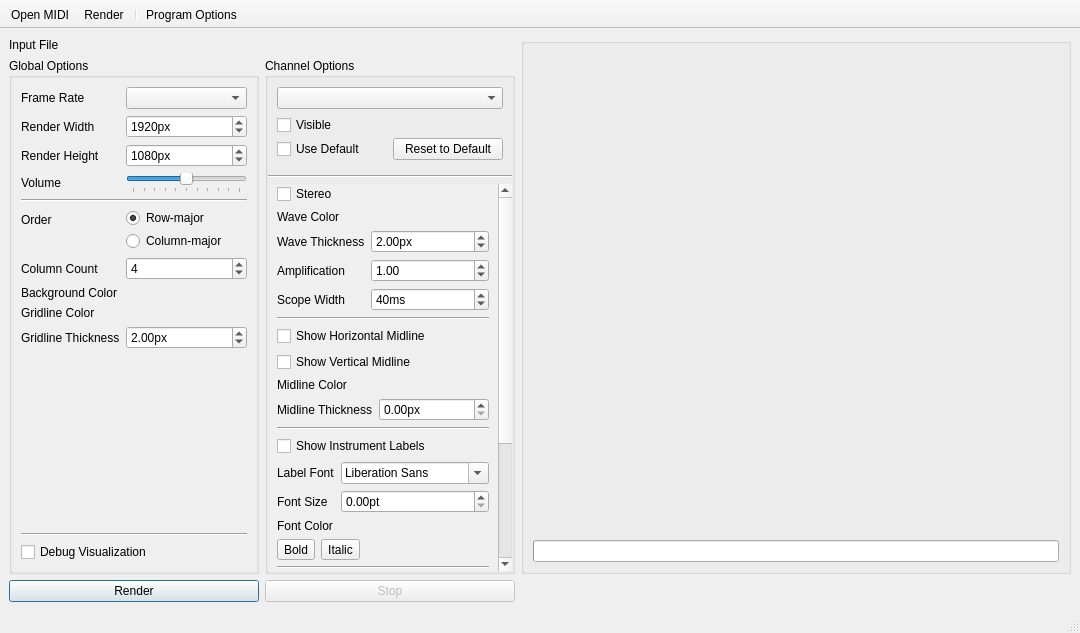
<?xml version="1.0" encoding="UTF-8"?>
<ui version="4.0">
 <class>MainWindow</class>
 <widget class="QMainWindow" name="MainWindow">
  <property name="geometry">
   <rect>
    <x>0</x>
    <y>0</y>
    <width>1080</width>
    <height>633</height>
   </rect>
  </property>
  <property name="windowTitle">
   <string>Osmium</string>
  </property>
  <property name="styleSheet">
   <string notr="true"/>
  </property>
  <widget class="QWidget" name="centralwidget">
   <layout class="QGridLayout" name="gridLayout">
    <item row="1" column="0">
     <widget class="QGroupBox" name="gbGlobalOpts">
      <property name="minimumSize">
       <size>
        <width>250</width>
        <height>0</height>
       </size>
      </property>
      <property name="maximumSize">
       <size>
        <width>250</width>
        <height>16777215</height>
       </size>
      </property>
      <property name="title">
       <string>Global Options</string>
      </property>
      <layout class="QVBoxLayout" name="verticalLayout">
       <property name="leftMargin">
        <number>0</number>
       </property>
       <property name="topMargin">
        <number>0</number>
       </property>
       <property name="rightMargin">
        <number>0</number>
       </property>
       <property name="bottomMargin">
        <number>0</number>
       </property>
       <item>
        <widget class="QScrollArea" name="scrollArea">
         <property name="frameShape">
          <enum>QFrame::Shape::NoFrame</enum>
         </property>
         <property name="verticalScrollBarPolicy">
          <enum>Qt::ScrollBarPolicy::ScrollBarAsNeeded</enum>
         </property>
         <property name="horizontalScrollBarPolicy">
          <enum>Qt::ScrollBarPolicy::ScrollBarAlwaysOff</enum>
         </property>
         <property name="widgetResizable">
          <bool>true</bool>
         </property>
         <widget class="QWidget" name="scrollAreaWidgetContents_2">
          <property name="geometry">
           <rect>
            <x>0</x>
            <y>0</y>
            <width>244</width>
            <height>485</height>
           </rect>
          </property>
          <layout class="QVBoxLayout" name="verticalLayout_5">
           <item>
            <widget class="QWidget" name="widget_3" native="true">
             <layout class="QFormLayout" name="formLayout_2">
              <property name="leftMargin">
               <number>0</number>
              </property>
              <property name="topMargin">
               <number>0</number>
              </property>
              <property name="rightMargin">
               <number>0</number>
              </property>
              <property name="bottomMargin">
               <number>0</number>
              </property>
              <item row="0" column="0">
               <widget class="QLabel" name="label">
                <property name="text">
                 <string>Frame Rate</string>
                </property>
                <property name="buddy">
                 <cstring>cmbFrameRate</cstring>
                </property>
               </widget>
              </item>
              <item row="0" column="1">
               <widget class="QComboBox" name="cmbFrameRate">
                <property name="currentIndex">
                 <number>-1</number>
                </property>
               </widget>
              </item>
              <item row="1" column="0">
               <widget class="QLabel" name="label_2">
                <property name="text">
                 <string>Render Width</string>
                </property>
                <property name="buddy">
                 <cstring>sbRenderWidth</cstring>
                </property>
               </widget>
              </item>
              <item row="1" column="1">
               <widget class="QSpinBox" name="sbRenderWidth">
                <property name="suffix">
                 <string>px</string>
                </property>
                <property name="minimum">
                 <number>1</number>
                </property>
                <property name="maximum">
                 <number>10000</number>
                </property>
                <property name="value">
                 <number>1920</number>
                </property>
               </widget>
              </item>
              <item row="2" column="0">
               <widget class="QLabel" name="label_3">
                <property name="text">
                 <string>Render Height</string>
                </property>
                <property name="buddy">
                 <cstring>sbRenderHeight</cstring>
                </property>
               </widget>
              </item>
              <item row="2" column="1">
               <widget class="QSpinBox" name="sbRenderHeight">
                <property name="suffix">
                 <string>px</string>
                </property>
                <property name="minimum">
                 <number>1</number>
                </property>
                <property name="maximum">
                 <number>10000</number>
                </property>
                <property name="value">
                 <number>1080</number>
                </property>
               </widget>
              </item>
              <item row="4" column="0" colspan="2">
               <widget class="Line" name="line_4">
                <property name="orientation">
                 <enum>Qt::Orientation::Horizontal</enum>
                </property>
               </widget>
              </item>
              <item row="5" column="0">
               <widget class="QLabel" name="label_6">
                <property name="text">
                 <string>Order</string>
                </property>
               </widget>
              </item>
              <item row="5" column="1">
               <widget class="QWidget" name="widget_2" native="true">
                <layout class="QVBoxLayout" name="verticalLayout_2">
                 <property name="spacing">
                  <number>3</number>
                 </property>
                 <property name="leftMargin">
                  <number>0</number>
                 </property>
                 <property name="topMargin">
                  <number>0</number>
                 </property>
                 <property name="rightMargin">
                  <number>0</number>
                 </property>
                 <property name="bottomMargin">
                  <number>0</number>
                 </property>
                 <item>
                  <widget class="QRadioButton" name="rbRowMajorLayout">
                   <property name="text">
                    <string>Row-major</string>
                   </property>
                   <property name="checked">
                    <bool>true</bool>
                   </property>
                   <attribute name="buttonGroup">
                    <string notr="true">bgrpCellOrder</string>
                   </attribute>
                  </widget>
                 </item>
                 <item>
                  <widget class="QRadioButton" name="rbColMajorLayout">
                   <property name="text">
                    <string>Column-major</string>
                   </property>
                   <attribute name="buttonGroup">
                    <string notr="true">bgrpCellOrder</string>
                   </attribute>
                  </widget>
                 </item>
                </layout>
               </widget>
              </item>
              <item row="6" column="0">
               <widget class="QLabel" name="lbRowColCount">
                <property name="text">
                 <string>Column Count</string>
                </property>
                <property name="buddy">
                 <cstring>sbRowColCount</cstring>
                </property>
               </widget>
              </item>
              <item row="6" column="1">
               <widget class="QSpinBox" name="sbRowColCount">
                <property name="minimum">
                 <number>1</number>
                </property>
                <property name="value">
                 <number>4</number>
                </property>
               </widget>
              </item>
              <item row="7" column="0">
               <widget class="QLabel" name="label_16">
                <property name="text">
                 <string>Background Color</string>
                </property>
                <property name="buddy">
                 <cstring>cpBackground</cstring>
                </property>
               </widget>
              </item>
              <item row="7" column="1">
               <widget class="controls::ColorPicker" name="cpBackground" native="true">
                <property name="focusPolicy">
                 <enum>Qt::FocusPolicy::TabFocus</enum>
                </property>
                <property name="color" stdset="0">
                 <color>
                  <red>0</red>
                  <green>0</green>
                  <blue>0</blue>
                 </color>
                </property>
                <property name="allowAlpha" stdset="0">
                 <bool>false</bool>
                </property>
               </widget>
              </item>
              <item row="8" column="0">
               <widget class="QLabel" name="label_17">
                <property name="text">
                 <string>Gridline Color</string>
                </property>
                <property name="buddy">
                 <cstring>cpGridlineColor</cstring>
                </property>
               </widget>
              </item>
              <item row="8" column="1">
               <widget class="controls::ColorPicker" name="cpGridlineColor" native="true">
                <property name="focusPolicy">
                 <enum>Qt::FocusPolicy::TabFocus</enum>
                </property>
                <property name="color" stdset="0">
                 <color>
                  <red>97</red>
                  <green>160</green>
                  <blue>160</blue>
                 </color>
                </property>
               </widget>
              </item>
              <item row="9" column="0">
               <widget class="QLabel" name="label_20">
                <property name="text">
                 <string>Gridline Thickness</string>
                </property>
                <property name="buddy">
                 <cstring>dsbGridlineThickness</cstring>
                </property>
               </widget>
              </item>
              <item row="9" column="1">
               <widget class="QDoubleSpinBox" name="dsbGridlineThickness">
                <property name="suffix">
                 <string>px</string>
                </property>
                <property name="singleStep">
                 <double>0.100000000000000</double>
                </property>
                <property name="value">
                 <double>2.000000000000000</double>
                </property>
               </widget>
              </item>
              <item row="3" column="0">
               <widget class="QLabel" name="label_4">
                <property name="text">
                 <string>Volume</string>
                </property>
               </widget>
              </item>
              <item row="3" column="1">
               <widget class="controls::LabeledSlider" name="slVolume">
                <property name="focusPolicy">
                 <enum>Qt::FocusPolicy::StrongFocus</enum>
                </property>
                <property name="maximum">
                 <number>200</number>
                </property>
                <property name="value">
                 <number>100</number>
                </property>
                <property name="orientation">
                 <enum>Qt::Orientation::Horizontal</enum>
                </property>
                <property name="tickPosition">
                 <enum>QSlider::TickPosition::TicksBelow</enum>
                </property>
                <property name="tickInterval">
                 <number>20</number>
                </property>
                <property name="labelFormat" stdset="0">
                 <string>%v%</string>
                </property>
                <property name="labelAlignment" stdset="0">
                 <number>2</number>
                </property>
               </widget>
              </item>
             </layout>
            </widget>
           </item>
           <item>
            <widget class="Line" name="line_3">
             <property name="orientation">
              <enum>Qt::Orientation::Horizontal</enum>
             </property>
            </widget>
           </item>
           <item>
            <widget class="QCheckBox" name="chbDebugVis">
             <property name="text">
              <string>Debug Visualization</string>
             </property>
            </widget>
           </item>
          </layout>
         </widget>
        </widget>
       </item>
      </layout>
     </widget>
    </item>
    <item row="2" column="1">
     <widget class="QPushButton" name="btnStopRender">
      <property name="enabled">
       <bool>false</bool>
      </property>
      <property name="text">
       <string>Stop</string>
      </property>
     </widget>
    </item>
    <item row="0" column="0" colspan="2">
     <widget class="QWidget" name="wgtFileChoosers" native="true">
      <layout class="QGridLayout" name="gridLayout_3">
       <property name="leftMargin">
        <number>0</number>
       </property>
       <property name="topMargin">
        <number>0</number>
       </property>
       <property name="rightMargin">
        <number>0</number>
       </property>
       <property name="bottomMargin">
        <number>0</number>
       </property>
       <item row="1" column="0">
        <widget class="QLabel" name="label_13">
         <property name="text">
          <string>Input File</string>
         </property>
        </widget>
       </item>
       <item row="1" column="1">
        <widget class="controls::PathChooser" name="pcInputFile" native="true">
         <property name="focusPolicy">
          <enum>Qt::FocusPolicy::TabFocus</enum>
         </property>
         <property name="filter" stdset="0">
          <string>MIDI Files (*.mid *.midi)</string>
         </property>
         <property name="icon" stdset="0">
          <iconset resource="resources.qrc">
           <normaloff>:/icons/folder-open</normaloff>:/icons/folder-open</iconset>
         </property>
        </widget>
       </item>
      </layout>
     </widget>
    </item>
    <item row="2" column="0">
     <widget class="QPushButton" name="btnStartRender">
      <property name="text">
       <string>Render</string>
      </property>
      <property name="default">
       <bool>true</bool>
      </property>
     </widget>
    </item>
    <item row="0" column="2" rowspan="2">
     <widget class="QGroupBox" name="groupBox_3">
      <layout class="QVBoxLayout" name="verticalLayout_3">
       <item>
        <widget class="controls::Previewer" name="previewer" native="true"/>
       </item>
       <item>
        <widget class="QProgressBar" name="progressBar">
         <property name="maximum">
          <number>1000</number>
         </property>
         <property name="value">
          <number>0</number>
         </property>
         <property name="textVisible">
          <bool>false</bool>
         </property>
        </widget>
       </item>
      </layout>
     </widget>
    </item>
    <item row="1" column="1">
     <widget class="QGroupBox" name="gbChannelOpts">
      <property name="minimumSize">
       <size>
        <width>250</width>
        <height>0</height>
       </size>
      </property>
      <property name="maximumSize">
       <size>
        <width>250</width>
        <height>16777215</height>
       </size>
      </property>
      <property name="title">
       <string>Channel Options</string>
      </property>
      <layout class="QVBoxLayout" name="verticalLayout_4">
       <property name="leftMargin">
        <number>0</number>
       </property>
       <property name="topMargin">
        <number>0</number>
       </property>
       <property name="rightMargin">
        <number>0</number>
       </property>
       <property name="bottomMargin">
        <number>0</number>
       </property>
       <item>
        <widget class="QWidget" name="widget" native="true">
         <layout class="QVBoxLayout" name="verticalLayout_7">
          <item>
           <widget class="QComboBox" name="cmbChannel"/>
          </item>
          <item>
           <widget class="QWidget" name="wgtNonDefaultControls" native="true">
            <layout class="QGridLayout" name="lytNonDefaultControls">
             <property name="leftMargin">
              <number>0</number>
             </property>
             <property name="topMargin">
              <number>0</number>
             </property>
             <property name="rightMargin">
              <number>0</number>
             </property>
             <property name="bottomMargin">
              <number>0</number>
             </property>
             <property name="verticalSpacing">
              <number>3</number>
             </property>
             <item row="1" column="0">
              <widget class="QCheckBox" name="chbInheritOpts">
               <property name="statusTip">
                <string>Whether this channel should inherit the below values from the default settings.</string>
               </property>
               <property name="text">
                <string>Use Default</string>
               </property>
               <property name="checked">
                <bool>false</bool>
               </property>
              </widget>
             </item>
             <item row="1" column="1">
              <widget class="QPushButton" name="btnResetOpts">
               <property name="text">
                <string>Reset to Default</string>
               </property>
              </widget>
             </item>
             <item row="0" column="0" colspan="2">
              <widget class="QCheckBox" name="chbIsVisible">
               <property name="text">
                <string>Visible</string>
               </property>
              </widget>
             </item>
            </layout>
           </widget>
          </item>
         </layout>
        </widget>
       </item>
       <item>
        <widget class="Line" name="line_2">
         <property name="orientation">
          <enum>Qt::Orientation::Horizontal</enum>
         </property>
        </widget>
       </item>
       <item>
        <widget class="QScrollArea" name="scraChannelOpts">
         <property name="frameShape">
          <enum>QFrame::Shape::NoFrame</enum>
         </property>
         <property name="verticalScrollBarPolicy">
          <enum>Qt::ScrollBarPolicy::ScrollBarAsNeeded</enum>
         </property>
         <property name="horizontalScrollBarPolicy">
          <enum>Qt::ScrollBarPolicy::ScrollBarAlwaysOff</enum>
         </property>
         <property name="widgetResizable">
          <bool>true</bool>
         </property>
         <widget class="QWidget" name="scrollAreaWidgetContents_3">
          <property name="geometry">
           <rect>
            <x>0</x>
            <y>0</y>
            <width>230</width>
            <height>607</height>
           </rect>
          </property>
          <layout class="QVBoxLayout" name="verticalLayout_6">
           <property name="topMargin">
            <number>0</number>
           </property>
           <property name="bottomMargin">
            <number>6</number>
           </property>
           <item>
            <widget class="QWidget" name="widget" native="true">
             <layout class="QFormLayout" name="formLayout">
              <property name="leftMargin">
               <number>0</number>
              </property>
              <property name="topMargin">
               <number>0</number>
              </property>
              <property name="rightMargin">
               <number>0</number>
              </property>
              <property name="bottomMargin">
               <number>0</number>
              </property>
              <item row="0" column="0" colspan="2">
               <widget class="QCheckBox" name="chbStereo">
                <property name="text">
                 <string>Stereo</string>
                </property>
               </widget>
              </item>
              <item row="1" column="0">
               <widget class="QLabel" name="label_5">
                <property name="text">
                 <string>Wave Color</string>
                </property>
               </widget>
              </item>
              <item row="1" column="1">
               <widget class="controls::ColorPicker" name="cpWaveColor" native="true">
                <property name="focusPolicy">
                 <enum>Qt::FocusPolicy::TabFocus</enum>
                </property>
               </widget>
              </item>
              <item row="2" column="0">
               <widget class="QLabel" name="label_12">
                <property name="text">
                 <string>Wave Thickness</string>
                </property>
               </widget>
              </item>
              <item row="2" column="1">
               <widget class="QDoubleSpinBox" name="dsbWaveThickness">
                <property name="suffix">
                 <string>px</string>
                </property>
                <property name="minimum">
                 <double>0.500000000000000</double>
                </property>
                <property name="singleStep">
                 <double>0.100000000000000</double>
                </property>
                <property name="value">
                 <double>2.000000000000000</double>
                </property>
               </widget>
              </item>
              <item row="3" column="0">
               <widget class="QLabel" name="label_9">
                <property name="text">
                 <string>Amplification</string>
                </property>
               </widget>
              </item>
              <item row="3" column="1">
               <widget class="QDoubleSpinBox" name="dsbAmplification">
                <property name="minimum">
                 <double>0.100000000000000</double>
                </property>
                <property name="singleStep">
                 <double>0.100000000000000</double>
                </property>
                <property name="value">
                 <double>1.000000000000000</double>
                </property>
               </widget>
              </item>
              <item row="4" column="0">
               <widget class="QLabel" name="label_7">
                <property name="text">
                 <string>Scope Width</string>
                </property>
               </widget>
              </item>
              <item row="4" column="1">
               <widget class="QSpinBox" name="sbScopeWidth">
                <property name="suffix">
                 <string>ms</string>
                </property>
                <property name="minimum">
                 <number>1</number>
                </property>
                <property name="maximum">
                 <number>1000</number>
                </property>
                <property name="value">
                 <number>40</number>
                </property>
               </widget>
              </item>
             </layout>
            </widget>
           </item>
           <item>
            <widget class="Line" name="line">
             <property name="orientation">
              <enum>Qt::Orientation::Horizontal</enum>
             </property>
            </widget>
           </item>
           <item>
            <widget class="QWidget" name="widget" native="true">
             <layout class="QFormLayout" name="formLayout_3">
              <property name="leftMargin">
               <number>0</number>
              </property>
              <property name="topMargin">
               <number>0</number>
              </property>
              <property name="rightMargin">
               <number>0</number>
              </property>
              <property name="bottomMargin">
               <number>0</number>
              </property>
              <item row="0" column="0" colspan="2">
               <widget class="QCheckBox" name="chbHMidline">
                <property name="text">
                 <string>Show Horizontal Midline</string>
                </property>
               </widget>
              </item>
              <item row="1" column="0" colspan="2">
               <widget class="QCheckBox" name="chbVMidline">
                <property name="text">
                 <string>Show Vertical Midline</string>
                </property>
               </widget>
              </item>
              <item row="2" column="0">
               <widget class="QLabel" name="label_22">
                <property name="text">
                 <string>Midline Color</string>
                </property>
               </widget>
              </item>
              <item row="2" column="1">
               <widget class="controls::ColorPicker" name="cpMidlineColor" native="true">
                <property name="focusPolicy">
                 <enum>Qt::FocusPolicy::TabFocus</enum>
                </property>
               </widget>
              </item>
              <item row="3" column="0">
               <widget class="QLabel" name="label_23">
                <property name="text">
                 <string>Midline Thickness</string>
                </property>
               </widget>
              </item>
              <item row="3" column="1">
               <widget class="QDoubleSpinBox" name="dsbMidlineThickness">
                <property name="suffix">
                 <string>px</string>
                </property>
                <property name="singleStep">
                 <double>0.100000000000000</double>
                </property>
               </widget>
              </item>
             </layout>
            </widget>
           </item>
           <item>
            <widget class="Line" name="line_6">
             <property name="orientation">
              <enum>Qt::Orientation::Horizontal</enum>
             </property>
            </widget>
           </item>
           <item>
            <widget class="QWidget" name="widget" native="true">
             <layout class="QFormLayout" name="formLayout_4">
              <property name="leftMargin">
               <number>0</number>
              </property>
              <property name="topMargin">
               <number>0</number>
              </property>
              <property name="rightMargin">
               <number>0</number>
              </property>
              <property name="bottomMargin">
               <number>0</number>
              </property>
              <item row="1" column="0">
               <widget class="QLabel" name="label_10">
                <property name="text">
                 <string>Label Font</string>
                </property>
               </widget>
              </item>
              <item row="1" column="1">
               <widget class="QFontComboBox" name="fcbLabelFont">
                <property name="sizePolicy">
                 <sizepolicy hsizetype="Ignored" vsizetype="Fixed">
                  <horstretch>0</horstretch>
                  <verstretch>0</verstretch>
                 </sizepolicy>
                </property>
               </widget>
              </item>
              <item row="2" column="0">
               <widget class="QLabel" name="label_25">
                <property name="text">
                 <string>Font Size</string>
                </property>
               </widget>
              </item>
              <item row="2" column="1">
               <widget class="QDoubleSpinBox" name="dsbFontSize">
                <property name="suffix">
                 <string>pt</string>
                </property>
               </widget>
              </item>
              <item row="3" column="0">
               <widget class="QLabel" name="label_24">
                <property name="text">
                 <string>Font Color</string>
                </property>
               </widget>
              </item>
              <item row="3" column="1">
               <widget class="controls::ColorPicker" name="cpFontColor" native="true">
                <property name="focusPolicy">
                 <enum>Qt::FocusPolicy::TabFocus</enum>
                </property>
               </widget>
              </item>
              <item row="0" column="0" colspan="2">
               <widget class="QCheckBox" name="chbShowLabels">
                <property name="text">
                 <string>Show Instrument Labels</string>
                </property>
               </widget>
              </item>
              <item row="4" column="0" colspan="2">
               <widget class="QWidget" name="widget_4" native="true">
                <layout class="QHBoxLayout" name="horizontalLayout">
                 <property name="spacing">
                  <number>6</number>
                 </property>
                 <property name="leftMargin">
                  <number>0</number>
                 </property>
                 <property name="topMargin">
                  <number>0</number>
                 </property>
                 <property name="rightMargin">
                  <number>0</number>
                 </property>
                 <property name="bottomMargin">
                  <number>0</number>
                 </property>
                 <item alignment="Qt::AlignmentFlag::AlignLeft">
                  <widget class="QToolButton" name="tbLabelBold">
                   <property name="text">
                    <string>Bold</string>
                   </property>
                   <property name="icon">
                    <iconset theme="QIcon::ThemeIcon::FormatTextBold"/>
                   </property>
                   <property name="checkable">
                    <bool>true</bool>
                   </property>
                  </widget>
                 </item>
                 <item alignment="Qt::AlignmentFlag::AlignLeft">
                  <widget class="QToolButton" name="tbLabelItalic">
                   <property name="text">
                    <string>Italic</string>
                   </property>
                   <property name="icon">
                    <iconset theme="QIcon::ThemeIcon::FormatTextItalic"/>
                   </property>
                   <property name="checkable">
                    <bool>true</bool>
                   </property>
                  </widget>
                 </item>
                 <item>
                  <spacer name="horizontalSpacer">
                   <property name="orientation">
                    <enum>Qt::Orientation::Horizontal</enum>
                   </property>
                   <property name="sizeHint" stdset="0">
                    <size>
                     <width>40</width>
                     <height>20</height>
                    </size>
                   </property>
                  </spacer>
                 </item>
                </layout>
               </widget>
              </item>
             </layout>
            </widget>
           </item>
           <item>
            <widget class="Line" name="line_5">
             <property name="orientation">
              <enum>Qt::Orientation::Horizontal</enum>
             </property>
            </widget>
           </item>
           <item>
            <widget class="QWidget" name="widget" native="true">
             <layout class="QFormLayout" name="formLayout_5">
              <property name="leftMargin">
               <number>0</number>
              </property>
              <property name="topMargin">
               <number>0</number>
              </property>
              <property name="rightMargin">
               <number>0</number>
              </property>
              <property name="bottomMargin">
               <number>0</number>
              </property>
              <item row="0" column="0">
               <widget class="QLabel" name="label_8">
                <property name="statusTip">
                 <string>How far forward the scope can &quot;nudge&quot; waveforms so they line up from frame to frame.</string>
                </property>
                <property name="text">
                 <string>Maximum Nudge</string>
                </property>
               </widget>
              </item>
              <item row="0" column="1">
               <widget class="QSpinBox" name="sbMaxNudge">
                <property name="statusTip">
                 <string>How far forward the scope can &quot;nudge&quot; waveforms so they line up from frame to frame.</string>
                </property>
                <property name="suffix">
                 <string>ms</string>
                </property>
                <property name="minimum">
                 <number>0</number>
                </property>
                <property name="maximum">
                 <number>100</number>
                </property>
                <property name="value">
                 <number>30</number>
                </property>
               </widget>
              </item>
              <item row="1" column="0">
               <widget class="QLabel" name="label_11">
                <property name="statusTip">
                 <string>Minimum amplitude of a sample for it to trigger a rising edge.</string>
                </property>
                <property name="text">
                 <string>Trigger Threshold</string>
                </property>
               </widget>
              </item>
              <item row="1" column="1">
               <widget class="QDoubleSpinBox" name="dsbTriggerThreshold">
                <property name="statusTip">
                 <string>Minimum amplitude of a sample for it to trigger a rising edge.</string>
                </property>
                <property name="maximum">
                 <double>1.000000000000000</double>
                </property>
                <property name="singleStep">
                 <double>0.010000000000000</double>
                </property>
                <property name="value">
                 <double>0.100000000000000</double>
                </property>
               </widget>
              </item>
              <item row="2" column="0">
               <widget class="QLabel" name="label_21">
                <property name="text">
                 <string>Similarity Bias</string>
                </property>
               </widget>
              </item>
              <item row="2" column="1">
               <widget class="QDoubleSpinBox" name="dsbSimilarityBias">
                <property name="maximum">
                 <double>1.000000000000000</double>
                </property>
                <property name="singleStep">
                 <double>0.010000000000000</double>
                </property>
                <property name="value">
                 <double>1.000000000000000</double>
                </property>
               </widget>
              </item>
              <item row="3" column="0">
               <widget class="QLabel" name="label_15">
                <property name="text">
                 <string>Similarity Window</string>
                </property>
               </widget>
              </item>
              <item row="3" column="1">
               <widget class="QSpinBox" name="sbSimilarityWindow">
                <property name="suffix">
                 <string>ms</string>
                </property>
                <property name="maximum">
                 <number>1000</number>
                </property>
                <property name="value">
                 <number>40</number>
                </property>
               </widget>
              </item>
              <item row="4" column="0">
               <widget class="QLabel" name="label_18">
                <property name="text">
                 <string>Peak Bias</string>
                </property>
               </widget>
              </item>
              <item row="4" column="1">
               <widget class="QDoubleSpinBox" name="dsbPeakBias">
                <property name="maximum">
                 <double>1.000000000000000</double>
                </property>
                <property name="singleStep">
                 <double>0.010000000000000</double>
                </property>
                <property name="value">
                 <double>0.100000000000000</double>
                </property>
               </widget>
              </item>
              <item row="5" column="0">
               <widget class="QLabel" name="label_19">
                <property name="text">
                 <string>Peak Threshold</string>
                </property>
               </widget>
              </item>
              <item row="5" column="1">
               <widget class="QDoubleSpinBox" name="dsbPeakThreshold">
                <property name="maximum">
                 <double>1.000000000000000</double>
                </property>
                <property name="singleStep">
                 <double>0.010000000000000</double>
                </property>
                <property name="value">
                 <double>0.900000000000000</double>
                </property>
               </widget>
              </item>
             </layout>
            </widget>
           </item>
           <item>
            <spacer name="verticalSpacer">
             <property name="orientation">
              <enum>Qt::Orientation::Vertical</enum>
             </property>
             <property name="sizeHint" stdset="0">
              <size>
               <width>20</width>
               <height>40</height>
              </size>
             </property>
            </spacer>
           </item>
          </layout>
         </widget>
        </widget>
       </item>
      </layout>
     </widget>
    </item>
   </layout>
  </widget>
  <widget class="QStatusBar" name="statusbar"/>
  <widget class="QToolBar" name="toolBar">
   <property name="contextMenuPolicy">
    <enum>Qt::ContextMenuPolicy::ActionsContextMenu</enum>
   </property>
   <property name="windowTitle">
    <string>toolBar</string>
   </property>
   <property name="movable">
    <bool>false</bool>
   </property>
   <property name="allowedAreas">
    <set>Qt::ToolBarArea::TopToolBarArea</set>
   </property>
   <property name="orientation">
    <enum>Qt::Orientation::Horizontal</enum>
   </property>
   <property name="iconSize">
    <size>
     <width>16</width>
     <height>16</height>
    </size>
   </property>
   <property name="toolButtonStyle">
    <enum>Qt::ToolButtonStyle::ToolButtonTextBesideIcon</enum>
   </property>
   <property name="floatable">
    <bool>false</bool>
   </property>
   <attribute name="toolBarArea">
    <enum>TopToolBarArea</enum>
   </attribute>
   <attribute name="toolBarBreak">
    <bool>false</bool>
   </attribute>
   <addaction name="actionOpen"/>
   <addaction name="actionRender"/>
   <addaction name="separator"/>
   <addaction name="actionOptions"/>
  </widget>
  <action name="actionOpen">
   <property name="icon">
    <iconset resource="resources.qrc">
     <normaloff>:/icons/folder-open</normaloff>:/icons/folder-open</iconset>
   </property>
   <property name="text">
    <string>Open MIDI</string>
   </property>
   <property name="toolTip">
    <string>Open MIDI (Ctrl+O)</string>
   </property>
   <property name="shortcut">
    <string>Ctrl+O</string>
   </property>
   <property name="menuRole">
    <enum>QAction::MenuRole::NoRole</enum>
   </property>
  </action>
  <action name="actionRender">
   <property name="icon">
    <iconset resource="resources.qrc">
     <normaloff>:/icons/render</normaloff>:/icons/render</iconset>
   </property>
   <property name="text">
    <string>Render</string>
   </property>
   <property name="toolTip">
    <string>Render (Ctrl+R)</string>
   </property>
   <property name="shortcut">
    <string>Ctrl+R</string>
   </property>
   <property name="menuRole">
    <enum>QAction::MenuRole::NoRole</enum>
   </property>
  </action>
  <action name="actionOptions">
   <property name="icon">
    <iconset resource="resources.qrc">
     <normaloff>:/icons/gear</normaloff>:/icons/gear</iconset>
   </property>
   <property name="text">
    <string>Program Options</string>
   </property>
   <property name="toolTip">
    <string>Program Options (F12)</string>
   </property>
   <property name="shortcut">
    <string>F12</string>
   </property>
   <property name="menuRole">
    <enum>QAction::MenuRole::PreferencesRole</enum>
   </property>
  </action>
 </widget>
 <customwidgets>
  <customwidget>
   <class>controls::PathChooser</class>
   <extends>QWidget</extends>
   <header>src/controls/pathchooser.h</header>
   <container>1</container>
   <slots>
    <signal>path_changed(QString)</signal>
    <slot>open_file_chooser()</slot>
   </slots>
  </customwidget>
  <customwidget>
   <class>controls::ColorPicker</class>
   <extends>QWidget</extends>
   <header>src/controls/colorpicker.h</header>
   <container>1</container>
   <slots>
    <signal>colorChanged(QColor)</signal>
   </slots>
  </customwidget>
  <customwidget>
   <class>controls::LabeledSlider</class>
   <extends>QSlider</extends>
   <header>src/controls/labeledslider.h</header>
  </customwidget>
  <customwidget>
   <class>controls::Previewer</class>
   <extends>QWidget</extends>
   <header>src/controls/previewer.h</header>
   <container>1</container>
  </customwidget>
 </customwidgets>
 <tabstops>
  <tabstop>pcInputFile</tabstop>
  <tabstop>scrollArea</tabstop>
  <tabstop>cmbFrameRate</tabstop>
  <tabstop>sbRenderWidth</tabstop>
  <tabstop>sbRenderHeight</tabstop>
  <tabstop>slVolume</tabstop>
  <tabstop>rbRowMajorLayout</tabstop>
  <tabstop>rbColMajorLayout</tabstop>
  <tabstop>sbRowColCount</tabstop>
  <tabstop>cpBackground</tabstop>
  <tabstop>cpGridlineColor</tabstop>
  <tabstop>dsbGridlineThickness</tabstop>
  <tabstop>cmbChannel</tabstop>
  <tabstop>chbIsVisible</tabstop>
  <tabstop>chbInheritOpts</tabstop>
  <tabstop>btnResetOpts</tabstop>
  <tabstop>scraChannelOpts</tabstop>
  <tabstop>chbStereo</tabstop>
  <tabstop>cpWaveColor</tabstop>
  <tabstop>dsbWaveThickness</tabstop>
  <tabstop>dsbAmplification</tabstop>
  <tabstop>sbScopeWidth</tabstop>
  <tabstop>chbHMidline</tabstop>
  <tabstop>chbVMidline</tabstop>
  <tabstop>cpMidlineColor</tabstop>
  <tabstop>dsbMidlineThickness</tabstop>
  <tabstop>chbShowLabels</tabstop>
  <tabstop>fcbLabelFont</tabstop>
  <tabstop>dsbFontSize</tabstop>
  <tabstop>cpFontColor</tabstop>
  <tabstop>tbLabelBold</tabstop>
  <tabstop>tbLabelItalic</tabstop>
  <tabstop>sbMaxNudge</tabstop>
  <tabstop>dsbTriggerThreshold</tabstop>
  <tabstop>dsbSimilarityBias</tabstop>
  <tabstop>sbSimilarityWindow</tabstop>
  <tabstop>dsbPeakBias</tabstop>
  <tabstop>dsbPeakThreshold</tabstop>
  <tabstop>chbDebugVis</tabstop>
  <tabstop>btnStartRender</tabstop>
  <tabstop>btnStopRender</tabstop>
 </tabstops>
 <resources>
  <include location="resources.qrc"/>
 </resources>
 <connections>
  <connection>
   <sender>cmbChannel</sender>
   <signal>currentIndexChanged(int)</signal>
   <receiver>MainWindow</receiver>
   <slot>setCurrentChannel(int)</slot>
   <hints>
    <hint type="sourcelabel">
     <x>502</x>
     <y>137</y>
    </hint>
    <hint type="destinationlabel">
     <x>363</x>
     <y>58</y>
    </hint>
   </hints>
  </connection>
  <connection>
   <sender>btnStartRender</sender>
   <signal>clicked()</signal>
   <receiver>actionRender</receiver>
   <slot>trigger()</slot>
   <hints>
    <hint type="sourcelabel">
     <x>185</x>
     <y>596</y>
    </hint>
    <hint type="destinationlabel">
     <x>-1</x>
     <y>-1</y>
    </hint>
   </hints>
  </connection>
  <connection>
   <sender>btnStopRender</sender>
   <signal>clicked(bool)</signal>
   <receiver>btnStopRender</receiver>
   <slot>setEnabled(bool)</slot>
   <hints>
    <hint type="sourcelabel">
     <x>514</x>
     <y>601</y>
    </hint>
    <hint type="destinationlabel">
     <x>514</x>
     <y>601</y>
    </hint>
   </hints>
  </connection>
  <connection>
   <sender>bgrpCellOrder</sender>
   <signal>idClicked(int)</signal>
   <receiver>MainWindow</receiver>
   <slot>update_cell_order(int)</slot>
   <hints>
    <hint type="sourcelabel">
     <x>-1</x>
     <y>-1</y>
    </hint>
    <hint type="destinationlabel">
     <x>539</x>
     <y>337</y>
    </hint>
   </hints>
  </connection>
  <connection>
   <sender>pcInputFile</sender>
   <signal>path_changed(QString)</signal>
   <receiver>MainWindow</receiver>
   <slot>set_input_file(QString)</slot>
   <hints>
    <hint type="sourcelabel">
     <x>436</x>
     <y>73</y>
    </hint>
    <hint type="destinationlabel">
     <x>520</x>
     <y>78</y>
    </hint>
   </hints>
  </connection>
  <connection>
   <sender>actionRender</sender>
   <signal>triggered()</signal>
   <receiver>MainWindow</receiver>
   <slot>debugStart()</slot>
   <hints>
    <hint type="sourcelabel">
     <x>-1</x>
     <y>-1</y>
    </hint>
    <hint type="destinationlabel">
     <x>539</x>
     <y>316</y>
    </hint>
   </hints>
  </connection>
  <connection>
   <sender>actionOpen</sender>
   <signal>triggered()</signal>
   <receiver>pcInputFile</receiver>
   <slot>open_file_chooser()</slot>
   <hints>
    <hint type="sourcelabel">
     <x>-1</x>
     <y>-1</y>
    </hint>
    <hint type="destinationlabel">
     <x>389</x>
     <y>68</y>
    </hint>
   </hints>
  </connection>
  <connection>
   <sender>actionOptions</sender>
   <signal>triggered()</signal>
   <receiver>MainWindow</receiver>
   <slot>show_options_dialog()</slot>
   <hints>
    <hint type="sourcelabel">
     <x>-1</x>
     <y>-1</y>
    </hint>
    <hint type="destinationlabel">
     <x>539</x>
     <y>316</y>
    </hint>
   </hints>
  </connection>
  <connection>
   <sender>btnResetOpts</sender>
   <signal>clicked()</signal>
   <receiver>MainWindow</receiver>
   <slot>resetCurrentToDefault()</slot>
   <hints>
    <hint type="sourcelabel">
     <x>460</x>
     <y>184</y>
    </hint>
    <hint type="destinationlabel">
     <x>480</x>
     <y>575</y>
    </hint>
   </hints>
  </connection>
  <connection>
   <sender>sbRenderWidth</sender>
   <signal>valueChanged(int)</signal>
   <receiver>MainWindow</receiver>
   <slot>recalc_preview()</slot>
   <hints>
    <hint type="sourcelabel">
     <x>210</x>
     <y>151</y>
    </hint>
    <hint type="destinationlabel">
     <x>262</x>
     <y>155</y>
    </hint>
   </hints>
  </connection>
  <connection>
   <sender>sbRenderHeight</sender>
   <signal>valueChanged(int)</signal>
   <receiver>MainWindow</receiver>
   <slot>recalc_preview()</slot>
   <hints>
    <hint type="sourcelabel">
     <x>234</x>
     <y>179</y>
    </hint>
    <hint type="destinationlabel">
     <x>262</x>
     <y>188</y>
    </hint>
   </hints>
  </connection>
  <connection>
   <sender>bgrpCellOrder</sender>
   <signal>idToggled(int,bool)</signal>
   <receiver>MainWindow</receiver>
   <slot>recalc_preview()</slot>
   <hints>
    <hint type="sourcelabel">
     <x>-1</x>
     <y>-1</y>
    </hint>
    <hint type="destinationlabel">
     <x>539</x>
     <y>316</y>
    </hint>
   </hints>
  </connection>
  <connection>
   <sender>sbRowColCount</sender>
   <signal>valueChanged(int)</signal>
   <receiver>MainWindow</receiver>
   <slot>recalc_preview()</slot>
   <hints>
    <hint type="sourcelabel">
     <x>222</x>
     <y>299</y>
    </hint>
    <hint type="destinationlabel">
     <x>262</x>
     <y>309</y>
    </hint>
   </hints>
  </connection>
  <connection>
   <sender>cpBackground</sender>
   <signal>colorChanged(QColor)</signal>
   <receiver>MainWindow</receiver>
   <slot>recalc_preview()</slot>
   <hints>
    <hint type="sourcelabel">
     <x>219</x>
     <y>329</y>
    </hint>
    <hint type="destinationlabel">
     <x>262</x>
     <y>335</y>
    </hint>
   </hints>
  </connection>
  <connection>
   <sender>cpGridlineColor</sender>
   <signal>colorChanged(QColor)</signal>
   <receiver>MainWindow</receiver>
   <slot>recalc_preview()</slot>
   <hints>
    <hint type="sourcelabel">
     <x>235</x>
     <y>349</y>
    </hint>
    <hint type="destinationlabel">
     <x>264</x>
     <y>363</y>
    </hint>
   </hints>
  </connection>
  <connection>
   <sender>dsbGridlineThickness</sender>
   <signal>valueChanged(double)</signal>
   <receiver>MainWindow</receiver>
   <slot>recalc_preview()</slot>
   <hints>
    <hint type="sourcelabel">
     <x>223</x>
     <y>380</y>
    </hint>
    <hint type="destinationlabel">
     <x>262</x>
     <y>399</y>
    </hint>
   </hints>
  </connection>
 </connections>
 <slots>
  <slot>debugStart()</slot>
  <slot>debugStop()</slot>
  <slot>setCurrentChannel(int)</slot>
  <slot>recalc_preview()</slot>
  <slot>resetCurrentToDefault()</slot>
  <slot>choose_input_file()</slot>
  <slot>choose_soundfont()</slot>
  <slot>update_cell_order(int)</slot>
  <slot>update_channel_opts_enabled()</slot>
  <slot>set_soundfont(QString)</slot>
  <slot>set_input_file(QString)</slot>
  <slot>show_options_dialog()</slot>
 </slots>
 <buttongroups>
  <buttongroup name="bgrpCellOrder"/>
 </buttongroups>
</ui>
